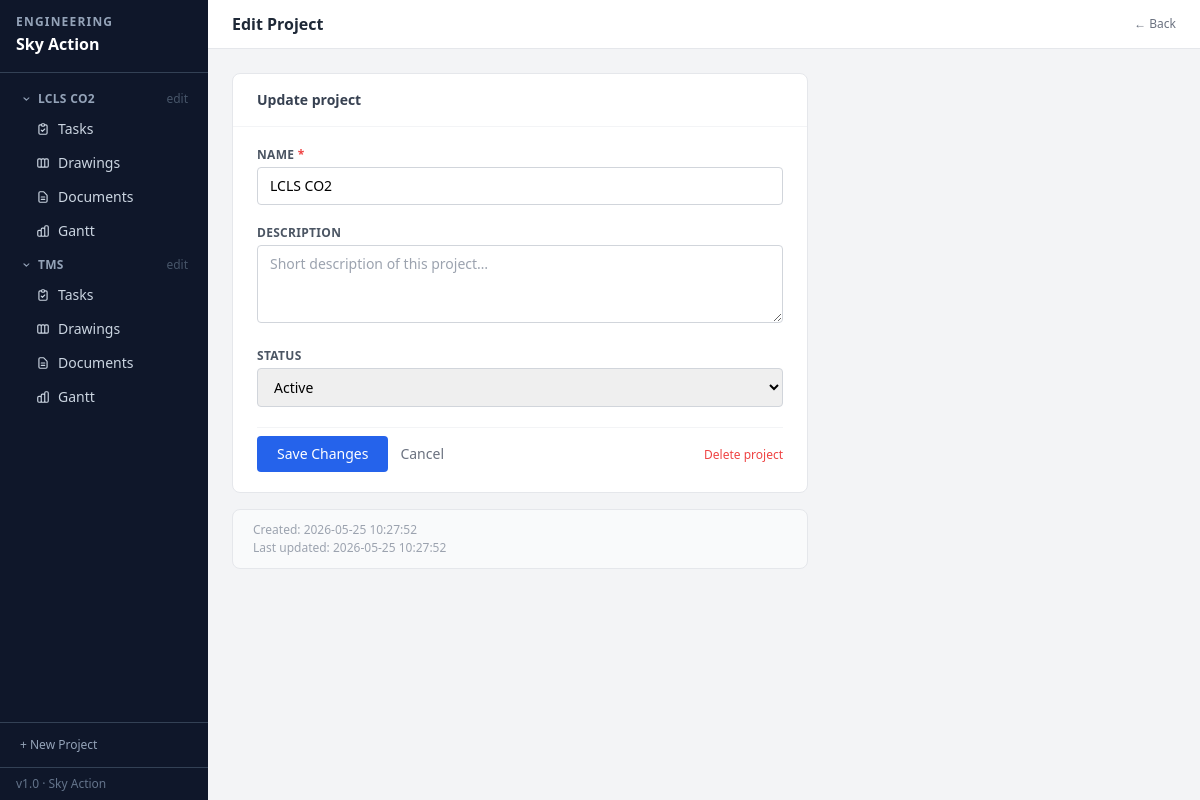
The page /projects/2/edit on the database its author committed.
### tables this page shows
CREATE TABLE projects (
    id          INTEGER PRIMARY KEY AUTOINCREMENT,
    name        TEXT NOT NULL,
    description TEXT DEFAULT '',
    status      TEXT NOT NULL DEFAULT 'Active',
    created_at  TEXT NOT NULL DEFAULT (datetime('now','localtime')),
    updated_at  TEXT NOT NULL DEFAULT (datetime('now','localtime'))
);

### app.py (the view, shortened to what this page needs)
@app.route('/projects/<int:id>/edit', methods=['GET', 'POST'])
def project_edit(id):
    db = get_db()
    project = db.execute("SELECT * FROM projects WHERE id=?", (id,)).fetchone()
    if not project:
        abort(404)
    return render_template('project_form.html', project=project)

### app.py (called while the page is built)
def get_db():
    if 'db' not in g:
        g.db = sqlite3.connect(str(DB_PATH))
        g.db.row_factory = sqlite3.Row
        g.db.execute("PRAGMA foreign_keys = ON")
    return g.db

@app.context_processor
def inject_globals():
    from datetime import date
    projects = get_db().execute("SELECT * FROM projects ORDER BY name").fetchall()
    return {'now': date.today().isoformat(), 'all_projects': projects}

### templates/project_form.html (shortened to what this page needs)
{% extends "base.html" %}
{% block header %}{% if project %}Edit Project{% else %}New Project{% endif %}{% endblock %}
{% block header_actions %}
  <a href="{{ url_for('tasks') }}" class="text-xs text-gray-500 hover:text-gray-700">← Back</a>
{% endblock %}
{% block content %}
<div class="max-w-xl">
  <div class="bg-white rounded-lg border border-gray-200">
    <div class="px-6 py-4 border-b border-gray-100">
      <h2 class="font-semibold text-gray-700">
        {% if project %}Update project{% else %}Create a new project{% endif %}
      </h2>
    </div>
    <form method="post" class="px-6 py-5 space-y-5">
      <div>
        <label class="block text-xs font-semibold text-gray-600 uppercase tracking-wide mb-1">
          Name <span class="text-red-500">*</span>
        </label>
        <input type="text" name="name" required
               value="{{ project.name if project else '' }}"
               class="w-full border border-gray-300 rounded px-3 py-2 text-sm focus:outline-none focus:ring-2 focus:ring-blue-400"
               placeholder="e.g. aDUNE TMS">
      </div>
      <div>
        <label class="block text-xs font-semibold text-gray-600 uppercase tracking-wide mb-1">Description</label>
        <textarea name="description" rows="3"
                  class="w-full border border-gray-300 rounded px-3 py-2 text-sm focus:outline-none focus:ring-2 focus:ring-blue-400 resize-y"
                  placeholder="Short description of this project…">{{ project.description if project else '' }}</textarea>
      </div>
      <div>
        <label class="block text-xs font-semibold text-gray-600 uppercase tracking-wide mb-1">Status</label>
        <select name="status"
                class="w-full border border-gray-300 rounded px-3 py-2 text-sm focus:outline-none focus:ring-2 focus:ring-blue-400">
          {% for s in ['Active','On Hold','Completed'] %}
            <option value="{{ s }}" {% if (project and project.status == s) or (not project and s == 'Active') %}selected{% endif %}>
              {{ s }}
            </option>
          {% endfor %}
        </select>
      </div>
      <div class="flex items-center gap-3 pt-2 border-t border-gray-100">
        <button type="submit"
                class="bg-blue-600 hover:bg-blue-700 text-white text-sm font-medium px-5 py-2 rounded transition-colors">
          {% if project %}Save Changes{% else %}Create Project{% endif %}
        </button>
        <a href="{{ url_for('tasks') }}" class="text-sm text-gray-500 hover:text-gray-700">Cancel</a>
        {% if project %}
          <div class="flex-1 text-right">
            <form action="{{ url_for('project_delete', id=project.id) }}" method="post"
                  onsubmit="return confirm('Delete this project? Tasks, drawings and documents will be unlinked.')">
              <button type="submit" class="text-xs text-red-500 hover:text-red-700">Delete project</button>
            </form>
          </div>
        {% endif %}
      </div>
    </form>
  </div>
  {% if project %}
  <div class="mt-4 bg-gray-50 border border-gray-200 rounded-lg px-5 py-3 text-xs text-gray-400 space-y-0.5">
    <div>Created: {{ project.created_at }}</div>
    <div>Last updated: {{ project.updated_at }}</div>
  </div>
  {% endif %}
</div>
{% endblock %}

### templates/base.html (shortened to what this page needs)
<!DOCTYPE html>
<html lang="en">
<head>
  <script src="https://cdn.tailwindcss.com"></script>
</head>
<body class="bg-gray-100 min-h-screen flex text-sm">
  <nav class="w-52 bg-slate-900 text-white flex flex-col min-h-screen flex-shrink-0 fixed top-0 left-0 h-full z-10">
    <div class="px-4 py-4 border-b border-slate-700">
      <div class="text-xs font-bold text-slate-400 uppercase tracking-widest leading-none">Engineering</div>
      <div class="text-base font-bold text-white mt-1">Sky Action</div>
    </div>
    <ul class="flex-1 p-2 space-y-1 mt-1 overflow-y-auto">
      {% for proj in all_projects %}
      {% set active_proj = request.args.get('project_name') == proj.name %}
      <li>
        <button onclick="toggleProj({{ proj.id }}, this)"
                class="w-full flex items-center gap-1.5 px-3 py-1.5 rounded text-xs font-semibold uppercase tracking-wide transition-colors
                       {% if active_proj %}text-white{% else %}text-slate-400 hover:text-white{% endif %}">
          <svg id="chev-{{ proj.id }}" class="w-3 h-3 flex-shrink-0" style="transform:rotate(90deg);transition:transform 0.15s" fill="currentColor" viewBox="0 0 20 20">
            <path fill-rule="evenodd" d="M7.293 4.707a1 1 0 011.414 0l4 4a1 1 0 010 1.414l-4 4a1 1 0 01-1.414-1.414L10.586 9 7.293 5.707a1 1 0 010-1.414z" clip-rule="evenodd"/>
          </svg>
          {{ proj.name }}
          <a href="{{ url_for('project_edit', id=proj.id) }}"
             onclick="event.stopPropagation()"
             class="ml-auto text-slate-600 hover:text-slate-300 text-xs font-normal normal-case tracking-normal">edit</a>
        </button>
        <ul id="proj-{{ proj.id }}" class="ml-4 space-y-0.5 mb-1">
          <li>
            <a href="{{ url_for('tasks', project_name=proj.name) }}"
               class="flex items-center gap-2 px-3 py-1.5 rounded text-sm font-medium transition-colors
                      {% if 'task' in (request.endpoint or '') and active_proj %}bg-slate-600 text-white{% else %}text-slate-300 hover:bg-slate-700 hover:text-white{% endif %}">
              <svg class="w-3.5 h-3.5 flex-shrink-0" fill="none" stroke="currentColor" viewBox="0 0 24 24">
                <path stroke-linecap="round" stroke-linejoin="round" stroke-width="2" d="M9 5H7a2 2 0 00-2 2v12a2 2 0 002 2h10a2 2 0 002-2V7a2 2 0 00-2-2h-2M9 5a2 2 0 002 2h2a2 2 0 002-2M9 5a2 2 0 012-2h2a2 2 0 012 2m-6 9l2 2 4-4"/>
              </svg>
              Tasks
            </a>
          </li>
          <li>
            <a href="{{ url_for('drawings', project_name=proj.name) }}"
               class="flex items-center gap-2 px-3 py-1.5 rounded text-sm font-medium transition-colors
                      {% if 'drawing' in (request.endpoint or '') and active_proj %}bg-slate-600 text-white{% else %}text-slate-300 hover:bg-slate-700 hover:text-white{% endif %}">
              Drawings
            </a>
          </li>
          <li>
            <a href="{{ url_for('documents', project_name=proj.name) }}"
               class="flex items-center gap-2 px-3 py-1.5 rounded text-sm font-medium transition-colors
                      {% if 'document' in (request.endpoint or '') and active_proj %}bg-slate-600 text-white{% else %}text-slate-300 hover:bg-slate-700 hover:text-white{% endif %}">
              <svg class="w-3.5 h-3.5 flex-shrink-0" fill="none" stroke="currentColor" viewBox="0 0 24 24">
                <path stroke-linecap="round" stroke-linejoin="round" stroke-width="2" d="M9 12h6m-6 4h6m2 5H7a2 2 0 01-2-2V5a2 2 0 012-2h5.586a1 1 0 01.707.293l5.414 5.414a1 1 0 01.293.707V19a2 2 0 01-2 2z"/>
              </svg>
              Documents
            </a>
          </li>
          <li>
            <a href="{{ url_for('gantt', project_name=proj.name) }}"
               class="flex items-center gap-2 px-3 py-1.5 rounded text-sm font-medium transition-colors
                      {% if request.endpoint == 'gantt' and active_proj %}bg-slate-600 text-white{% else %}text-slate-300 hover:bg-slate-700 hover:text-white{% endif %}">
              Gantt
            </a>
          </li>
        </ul>
      </li>
      {% else %}
      <li class="px-3 py-2 text-xs text-slate-500 italic">No projects yet.</li>
      {% endfor %}
    </ul>
    <div class="px-2 py-2 border-t border-slate-700">
      <a href="{{ url_for('project_new') }}"
         class="flex items-center gap-2 px-3 py-1.5 rounded text-xs text-slate-400 hover:text-white hover:bg-slate-700 transition-colors">
        + New Project
      </a>
    </div>
    <div class="px-4 py-2 border-t border-slate-700 text-xs text-slate-500">v1.0 · Sky Action</div>
  </nav>
  <div class="flex-1 flex flex-col min-h-screen ml-52">
    <header class="bg-white border-b border-gray-200 px-6 py-3 flex items-center gap-3 sticky top-0 z-10">
      <h1 class="text-base font-semibold text-gray-800">{% block header %}{% endblock %}</h1>
      <div class="flex items-center gap-2">{% block header_actions %}{% endblock %}</div>
    </header>
    <main class="flex-1 p-6">
      {% block content %}{% endblock %}
    </main>
  </div>
</body>
</html>

### rows shown on the page
projects: name "LCLS CO2", status "Active", created_at "2026-05-25 10:27:52", updated_at "2026-05-25 10:27:52"
projects: name "TMS"
